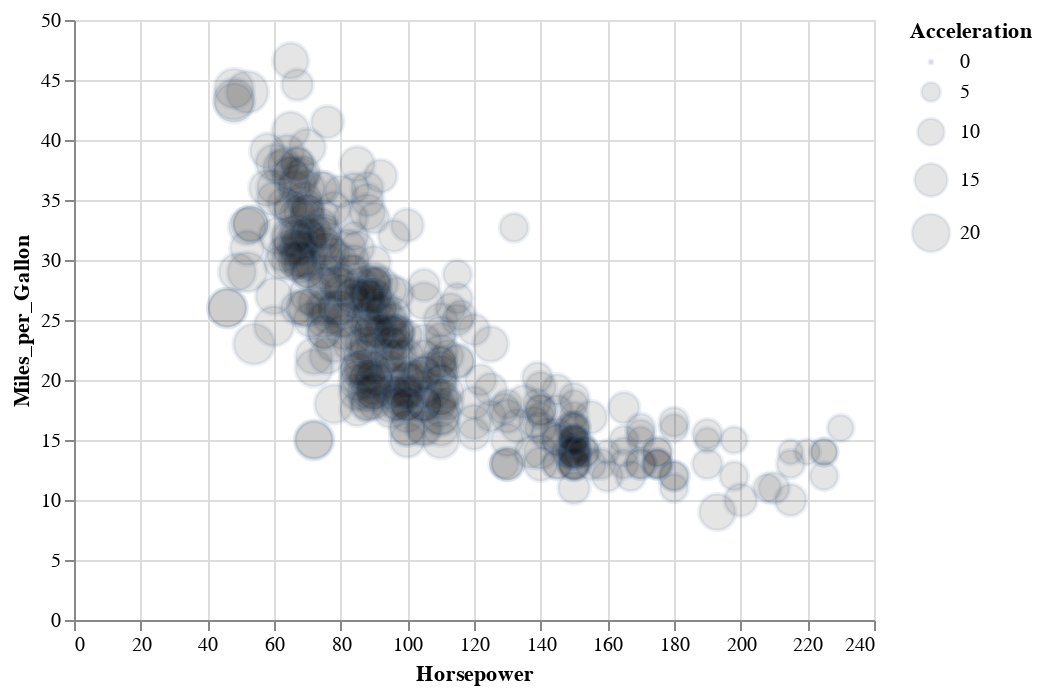

Notebook cell for this chart:
### Code cell
alt.renderers.enable('default')
chart(expr.execute())

### Figure 1 — Vega-Lite specification as saved in the notebook (floating-point values rounded to 4 significant figures; data arrays with more than 128 entries replaced by an {"elided": "..."} marker saying what was removed)
{"$schema": "https://vega.github.io/schema/vega-lite/v2.4.1.json", "config": {"view": {"height": 300, "width": 400}}, "data": {"values": {"elided": "406 records"}}, "encoding": {"size": {"field": "Acceleration", "scale": {"domain": [0, 20]}, "type": "quantitative"}, "x": {"field": "Horsepower", "scale": {"domain": [0, 240], "range": "width"}, "type": "quantitative"}, "y": {"field": "Miles_per_Gallon", "scale": {"domain": [0, 50], "range": "height"}, "type": "quantitative"}}, "mark": {"fill": "black", "opacity": 0.1, "type": "point"}}
